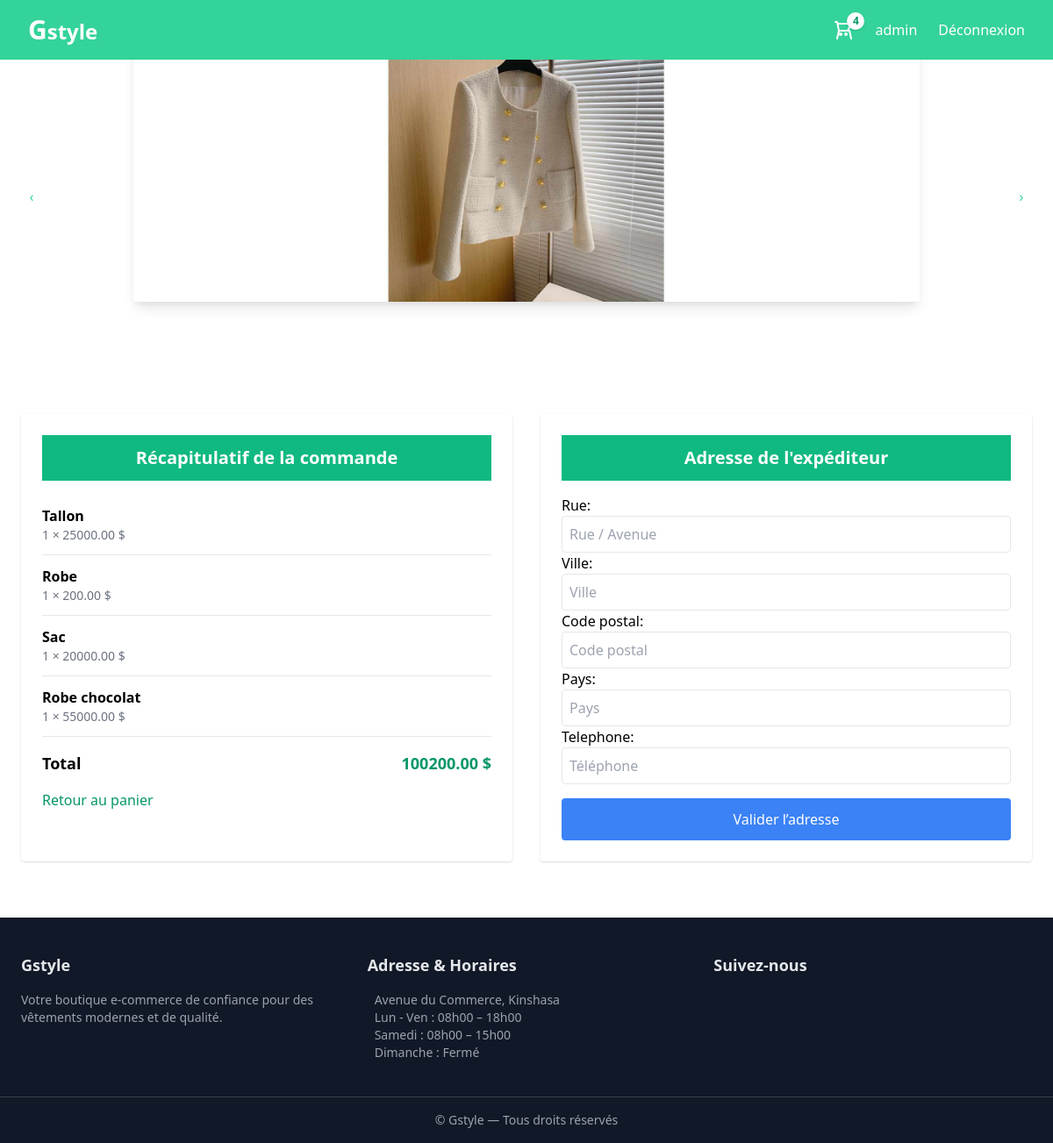
The page /commandes/checkout/ (signed in) on the database as committed earlier.
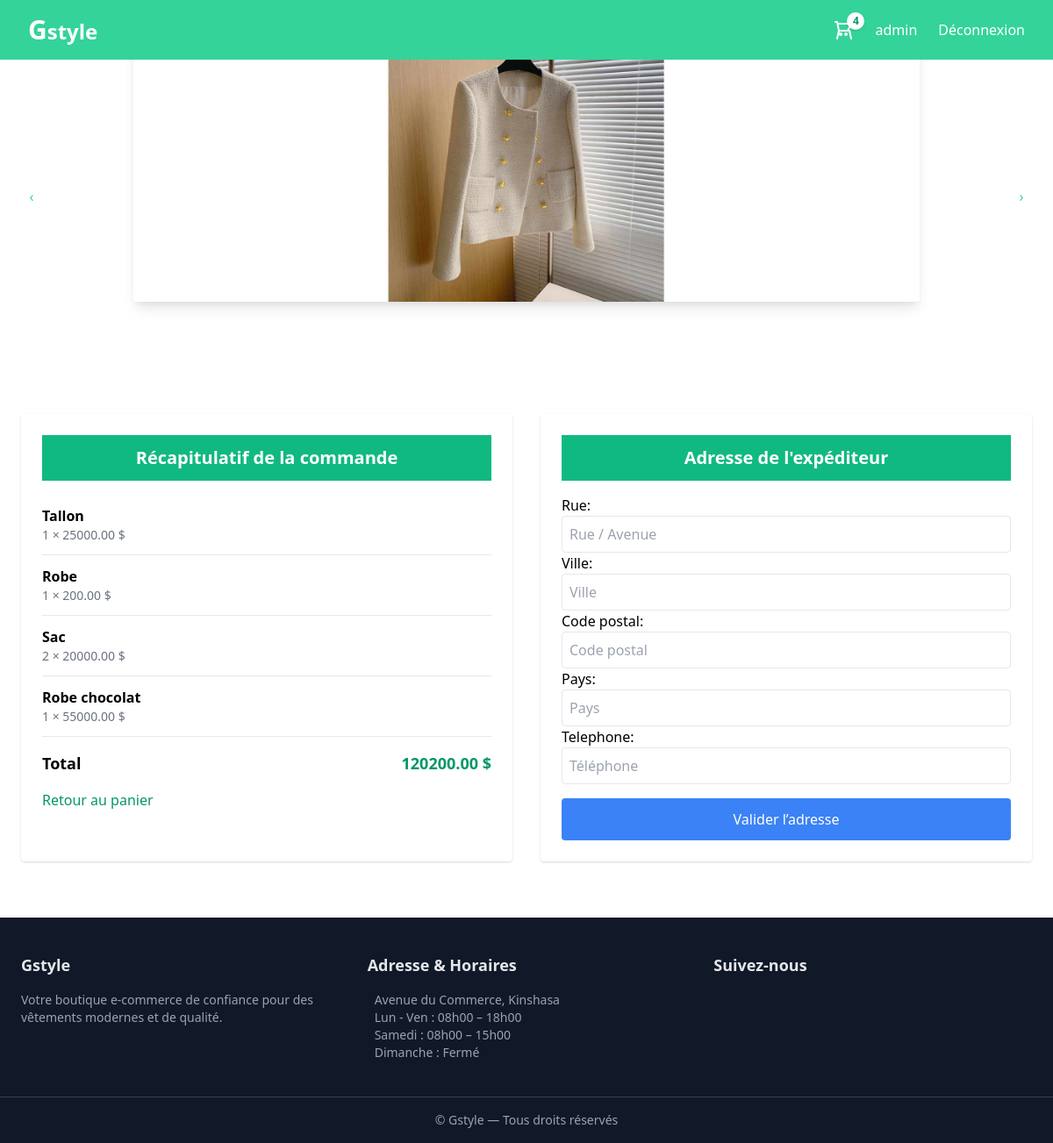
The same page on the database as committed later.
### panier/models.py (models this page shows, shortened)
class LignePanier(models.Model):
    panier = models.ForeignKey(Panier, on_delete=models.CASCADE)
    produit = models.ForeignKey(Produit, on_delete=models.CASCADE)
    quantite = models.PositiveIntegerField(default=1)
    class Meta:
        unique_together = ('panier', 'produit')
    def total(self):
        return self.quantite * self.produit.prix

class Panier(models.Model):
    user = models.ForeignKey(User, on_delete=models.CASCADE, null=True, blank=True)
    date_creation = models.DateTimeField(auto_now_add=True)
    date_modification = models.DateTimeField(auto_now=True)
    def total_items_count(self):
        return self.lignepanier_set.count()
    def total_price(self):
        return sum(ligne.total() for ligne in self.lignepanier_set.all())

### products/models.py (models this page shows, shortened)
class Produit(models.Model):
    nom = models.CharField(max_length=200)
    description = models.TextField()
    prix = models.DecimalField(max_digits=10, decimal_places=2)
    image = models.ImageField(upload_to='products/')
    stock = models.PositiveIntegerField(default=0)
    est_populaire = models.BooleanField(default=False)
    categorie = models.ForeignKey(Categorie, on_delete=models.SET_NULL, null=True, blank=True)

### commandes/views.py (the view)
# urls.py: path("checkout/", views.checkout, name="checkout"),
@login_required
def checkout(request):
    panier = get_object_or_404(Panier, user=request.user)
    if panier.lignepanier_set.count() == 0:
        return redirect('cart')
    if request.method == "POST":
        form = AdresseForm(request.POST)
        if form.is_valid():
            adresse = form.save(commit=False)
            adresse.user = request.user
            adresse.save()
            commande = Commande.objects.create(
                user=request.user,
                adresse=adresse,
                prix_total=panier.total_price(),
                statut="EN_ATTENTE"
            )
            for ligne in panier.lignepanier_set.all():
                LigneCommande.objects.create(
                    commande=commande,
                    produit=ligne.produit,
                    quantite=ligne.quantite,
                    prix_unitaire=ligne.produit.prix
                )
            return render(request, "commandes/commande.html", {
                "panier": panier,
                "form": form,
                "commande": commande,
                "open_payment": True
            })
    else:
        form = AdresseForm()
    return render(request, "commandes/commande.html", {
        "panier": panier,
        "form": form
    })

### commandes/forms.py
class AdresseForm(forms.ModelForm):
    class Meta:
        model = Adresse
        fields = [
            "rue",
            "ville",
            "code_postal",
            "pays",
            "telephone"
        ]
        widgets = {
            "rue": forms.TextInput(attrs={
                "class": "w-full p-2 border rounded",
                "placeholder": "Rue / Avenue"
            }),
            "ville": forms.TextInput(attrs={
                "class": "w-full p-2 border rounded",
                "placeholder": "Ville"
            }),
            "code_postal": forms.TextInput(attrs={
                "class": "w-full p-2 border rounded",
                "placeholder": "Code postal"
            }),
            "pays": forms.TextInput(attrs={
                "class": "w-full p-2 border rounded",
                "placeholder": "Pays"
            }),
            "telephone": forms.TextInput(attrs={
                "class": "w-full p-2 border rounded",
                "placeholder": "Téléphone"
            }),
        }

### commandes/templates/commandes/commande.html (shortened to what this page needs)
{% extends "base.html" %}
{% load static %}
{% block content %}
<div class="max-w-7xl mx-auto grid grid-cols-1 md:grid-cols-2 gap-8 mt-20">
    <div class="bg-white p-6 rounded shadow">
        <h2 class="text-xl text-center py-3 text-white bg-green-500 font-bold mb-4">Récapitulatif de la commande</h2>
        {% for ligne in panier.lignepanier_set.all %}
        <div class="flex justify-between items-center border-b py-3">
            <div>
                <p class="font-semibold">{{ ligne.produit.nom }}</p>
                <p class="text-sm text-gray-500">
                    {{ ligne.quantite }} × {{ ligne.produit.prix }} $
                </p>
            </div>
        </div>
        {% endfor %}
        <div class="flex justify-between mt-4 font-bold text-lg">
            <span>Total</span>
            <span class="text-green-600">{{ panier.total_price }} $</span>
        </div>
        <a href="{% url 'cart' %}"
           class="inline-block mt-4 text-green-600 hover:underline">
            Retour au panier
        </a>
    </div>
    <div class="bg-white p-6 rounded shadow">
        <h2 class="text-xl text-center py-3 text-white bg-green-500 font-bold mb-4">Adresse de l'expéditeur</h2>
        <form method="post">
            {{ form.as_p }}
            <button type="submit"
                class="w-full mt-4 bg-blue-500 text-white py-3 rounded">
                Valider l’adresse
            </button>
        </form>
    </div>
</div>
{% endblock %}

### ecommerce/templates/base.html (shortened to what the changed rows need)
{% load static %}
<!DOCTYPE html>
<html lang="fr">
<head>
    <link href="https://cdn.jsdelivr.net/npm/tailwindcss@2.2.19/dist/tailwind.min.css" rel="stylesheet">
</head>
<body class="bg-white text-black overflow-x-hidden">
<nav class="fixed top-0 left-0 w-full z-50 bg-green-400 px-8 py-4 flex justify-between items-center">
    <div class="flex items-center gap-6">
        <a href="{% url 'cart' %}" class="relative flex items-center text-white font-medium">
            <svg xmlns="http://www.w3.org/2000/svg" class="w-6 h-6" fill="none"
                viewBox="0 0 24 24" stroke="currentColor">
                <path stroke-linecap="round" stroke-linejoin="round" stroke-width="2"
                    d="M3 3h2l.4 2M7 13h10l4-8H5.4M7 13L5.4 5M7 13l-2 9m14-9l2 9m-5-5a1 1 0 11-2 0 1 1 0 012 0zm-6 0a1 1 0 11-2 0 1 1 0 012 0z" />
            </svg>
            <span id="cart-badge"
                class="absolute -top-2 -right-3
                    flex items-center justify-center
                    w-5 h-5
                    bg-white text-green-600
                    text-xs font-bold
                    rounded-full
                    shadow">
                {{ panier.total_items_count|default:0 }}
            </span>
        </a>
    </div>
</nav>
<div class="p-6">
    {% block content %}{% endblock %}
</div>
</body>
</html>

Rows that differ between the two databases and show on the page:
changed through a linked row, Panier: total_price "100200.00" → "120200.00"
changed LignePanier "Sac": quantite "1" → "2"
